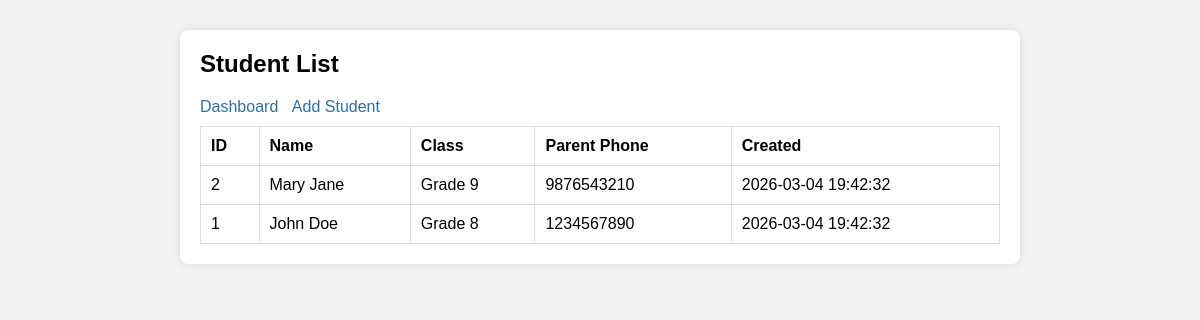
/index/students.php (signed in), run on the app's committed database.
### tables this page shows
CREATE TABLE IF NOT EXISTS students (
    id INT AUTO_INCREMENT PRIMARY KEY,
    student_name VARCHAR(100) NOT NULL,
    class VARCHAR(50) NOT NULL,
    parent_phone VARCHAR(20),
    created_at TIMESTAMP DEFAULT CURRENT_TIMESTAMP
);

### index/students.php (the view, shortened to what this page needs)
<?php
require_once '../config/db.php';
$result = $conn->query('SELECT id, student_name, class, parent_phone, created_at FROM students ORDER BY id DESC');
?>
<!DOCTYPE html>
<html>
<head>
    <link rel="stylesheet" href="style.css">
</head>
<body>
<div class="container">
    <h2>Student List</h2>
    <div class="nav">
        <a href="dashboard.php">Dashboard</a>
        <a href="add_student.php">Add Student</a>
    </div>
    <table>
        <tr>
            <th>ID</th>
            <th>Name</th>
            <th>Class</th>
            <th>Parent Phone</th>
            <th>Created</th>
        </tr>
        <?php while ($row = $result->fetch_assoc()): ?>
            <tr>
                <td><?php echo (int)$row['id']; ?></td>
                <td><?php echo htmlspecialchars($row['student_name']); ?></td>
                <td><?php echo htmlspecialchars($row['class']); ?></td>
                <td><?php echo htmlspecialchars($row['parent_phone']); ?></td>
                <td><?php echo htmlspecialchars($row['created_at']); ?></td>
            </tr>
        <?php endwhile; ?>
    </table>
</div>
</body>
</html>

### index/style.css (style rules this page uses)
body { font-family: Arial, sans-serif; background: #f2f2f2; margin: 0; padding: 0; }
.container { width: 90%; max-width: 800px; margin: 30px auto; background: #fff; padding: 20px; border-radius: 8px; box-shadow: 0 0 8px rgba(0,0,0,0.1); }
h1, h2 { margin-top: 0; }
a { color: #2f6f9f; text-decoration: none; }
table { width: 100%; border-collapse: collapse; margin-top: 10px; }
table, th, td { border: 1px solid #ddd; }
th, td { padding: 10px; text-align: left; }
.nav a { margin-right: 10px; }

### data on the page
students: id "2", student_name "Mary Jane", class "Grade 9", parent_phone "9876543210", created_at "2026-03-04 19:42:32"
students: id "1", student_name "John Doe", class "Grade 8", parent_phone "1234567890", created_at "2026-03-04 19:42:32"
